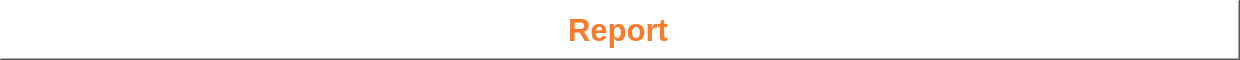
<?xml version="1.0" encoding="UTF-8"?>
<ui version="4.0">
 <class>Report</class>
 <widget class="QWidget" name="Report">
  <property name="geometry">
   <rect>
    <x>0</x>
    <y>0</y>
    <width>1240</width>
    <height>60</height>
   </rect>
  </property>
  <property name="windowTitle">
   <string>Report</string>
  </property>
  <widget class="QFrame" name="frame">
   <property name="geometry">
    <rect>
     <x>0</x>
     <y>0</y>
     <width>1240</width>
     <height>60</height>
    </rect>
   </property>
   <property name="styleSheet">
    <string notr="true">background-color: white;</string>
   </property>
   <property name="frameShape">
    <enum>QFrame::WinPanel</enum>
   </property>
   <property name="frameShadow">
    <enum>QFrame::Raised</enum>
   </property>
   <widget class="QLabel" name="report">
    <property name="geometry">
     <rect>
      <x>-2</x>
      <y>5</y>
      <width>1240</width>
      <height>50</height>
     </rect>
    </property>
    <property name="font">
     <font>
      <pointsize>23</pointsize>
      <bold>true</bold>
     </font>
    </property>
    <property name="styleSheet">
     <string notr="true">color:rgb(248, 122, 44)</string>
    </property>
    <property name="text">
     <string>Report</string>
    </property>
    <property name="alignment">
     <set>Qt::AlignCenter</set>
    </property>
    <property name="wordWrap">
     <bool>false</bool>
    </property>
    <property name="textInteractionFlags">
     <set>Qt::LinksAccessibleByMouse|Qt::TextSelectableByMouse</set>
    </property>
   </widget>
  </widget>
 </widget>
 <resources/>
 <connections/>
</ui>
